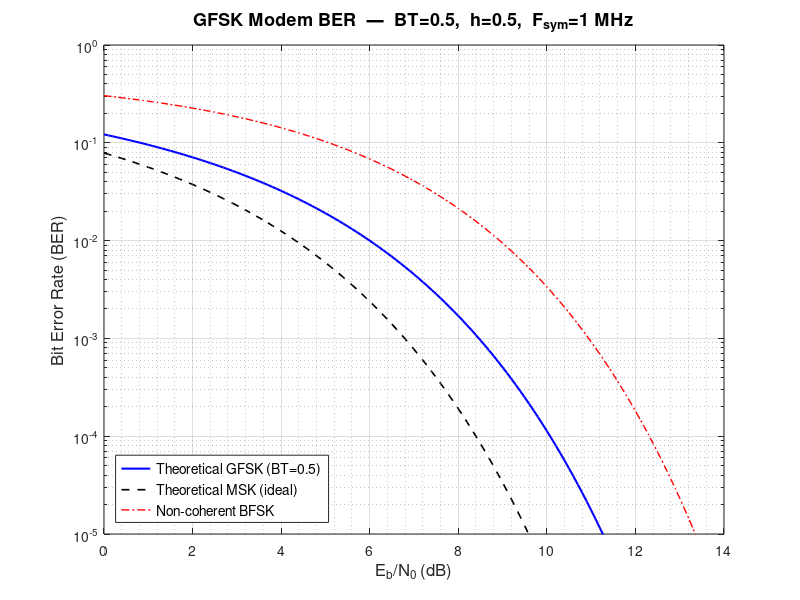
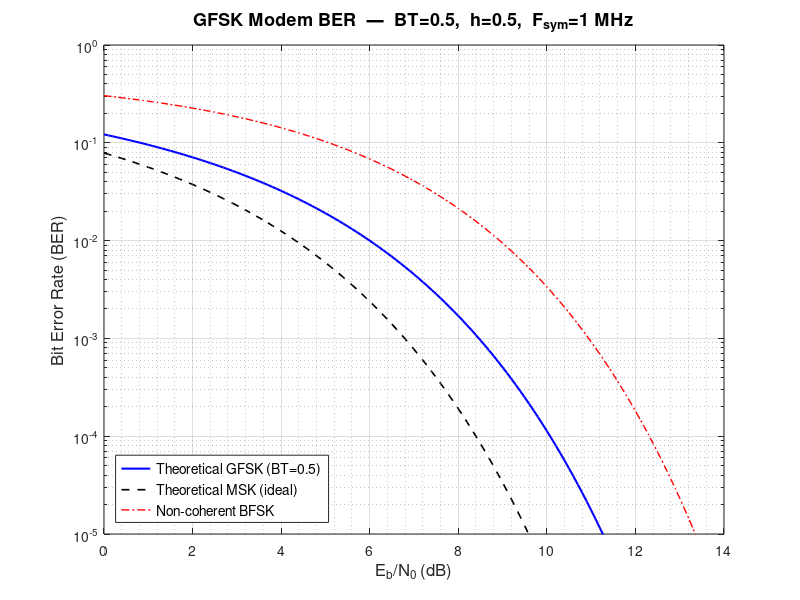

These figures' MATLAB source, in order:
% ber_analysis.m
% -----------------------------------------------------------------------
% Plot measured BER (from ber_results.txt or UART log) vs theoretical
% GFSK curve. Produces a publication-quality BER vs Eb/N0 plot.
%
% Usage:
%   1. Simulation: run tb_ber_gfsk.sv → ber_results.txt → run this script
%   2. Hardware:   collect UART "ERR=... TOT=..." lines → parse below
% -----------------------------------------------------------------------

clear; clc; close all;

%% ---- 1. Load simulated data ----------------------------------------
if exist('ber_results.txt', 'file')
    raw = readmatrix('ber_results.txt', 'CommentStyle', '#', ...
                     'Delimiter', ' ', 'ConsecutiveDelimitersRule', 'join');
    ebn0_sim = raw(:, 1);
    ber_sim  = raw(:, 2);
    has_sim  = true;
else
    warning('ber_results.txt not found — skipping simulation curve.');
    has_sim  = false;
end

%% ---- 2. Load hardware UART data (optional) -------------------------
% Place your UART log in 'uart_log.txt', one line per second:
%   ERR=0000000A TOT=000F4240
uart_file = 'uart_log.txt';
has_hw    = false;
if exist(uart_file, 'file')
    lines = readlines(uart_file);
    err_hw  = [];
    tot_hw  = [];
    for k = 1:numel(lines)
        ln = char(lines(k));
        tok = regexp(ln, 'ERR=([0-9A-Fa-f]+)\s+TOT=([0-9A-Fa-f]+)', 'tokens');
        if ~isempty(tok)
            err_hw(end+1) = hex2dec(tok{1}{1}); %#ok<SAGROW>
            tot_hw(end+1) = hex2dec(tok{1}{2}); %#ok<SAGROW>
        end
    end
    if ~isempty(err_hw) && ~isempty(tot_hw)
        % Hardware log is time-series — compute cumulative BER at end
        ber_hw   = err_hw(end) / tot_hw(end);
        has_hw   = true;
        fprintf('Hardware: %d errors / %d bits  →  BER = %.3e\n', ...
                err_hw(end), tot_hw(end), ber_hw);
    end
end

%% ---- 3. Theoretical GFSK BER (BT=0.5, h=0.5) ----------------------
% Approximate theoretical BER for GFSK using Pawula's formula:
%   BER ≈ Q( sqrt(2 * eta * Eb/N0) )
% where eta ≈ 0.68 for BT=0.5 (efficiency factor vs MSK)
% Reference: Murota & Hirade, IEEE Trans. Commun. 1981

ebn0_th_db  = 0:0.1:14;
ebn0_th_lin = 10.^(ebn0_th_db / 10);
eta_gfsk    = 0.68;          % BT=0.5 efficiency factor
ber_th_gfsk = qfunc(sqrt(2 * eta_gfsk * ebn0_th_lin));

% Also plot ideal MSK (h=0.5) for reference
ber_th_msk = qfunc(sqrt(2 * ebn0_th_lin));

% And BFSK (non-coherent) upper bound
ber_th_bfsk = 0.5 * exp(-ebn0_th_lin / 2);

%% ---- 4. Plot -----------------------------------------------------------
fig = figure('Name', 'GFSK BER Analysis', 'Units', 'inches', ...
             'Position', [1 1 7 5]);

semilogy(ebn0_th_db, ber_th_gfsk, 'b-',  'LineWidth', 1.5, ...
         'DisplayName', 'Theoretical GFSK (BT=0.5)');
hold on;
semilogy(ebn0_th_db, ber_th_msk,  'k--', 'LineWidth', 1.2, ...
         'DisplayName', 'Theoretical MSK (ideal)');
semilogy(ebn0_th_db, ber_th_bfsk, 'r-.', 'LineWidth', 1.0, ...
         'DisplayName', 'Non-coherent BFSK');

if has_sim
    semilogy(ebn0_sim, ber_sim, 'bs', 'MarkerSize', 8, 'LineWidth', 1.5, ...
             'DisplayName', 'Simulated (RTL)');
end
if has_hw
    % Plot hardware point — need to know which Eb/N0 it was measured at
    % Modify ebn0_hw_db to match your hardware test condition
    ebn0_hw_db = input('Enter hardware Eb/N0 [dB] for this measurement: ');
    semilogy(ebn0_hw_db, ber_hw, 'r^', 'MarkerSize', 10, 'LineWidth', 2, ...
             'DisplayName', 'Measured (FPGA hardware)');
end

grid on; grid minor;
ylim([1e-5 1]);
xlim([0 14]);
xlabel('E_b/N_0 (dB)', 'FontSize', 12);
ylabel('Bit Error Rate (BER)', 'FontSize', 12);
title('GFSK Modem BER  —  BT=0.5,  h=0.5,  F_{sym}=1 MHz', 'FontSize', 13);
legend('Location', 'southwest', 'FontSize', 10);

% Annotation: implementation loss
if has_sim && numel(ebn0_sim) > 3
    % Find 1e-3 crossing
    idx_th  = find(ber_th_gfsk < 1e-3, 1);
    idx_sim = find(ber_sim     < 1e-3, 1);
    if ~isempty(idx_th) && ~isempty(idx_sim)
        loss_db = ebn0_sim(idx_sim) - ebn0_th_db(idx_th);
        text(8, 5e-3, sprintf('Impl. loss @ BER=10^{-3}: %.1f dB', loss_db), ...
             'FontSize', 10, 'Color', [0 0.4 0.8]);
    end
end

%% ---- 5. Save figure ---------------------------------------------------
saveas(fig, 'ber_curve.png');
saveas(fig, 'ber_curve.fig');
fprintf('\nSaved: ber_curve.png  and  ber_curve.fig\n');

%% ---- Helper: Q-function (compatible with older MATLAB versions) ------
function y = qfunc(x)
    y = erfc(x / sqrt(2)) / 2;
end
